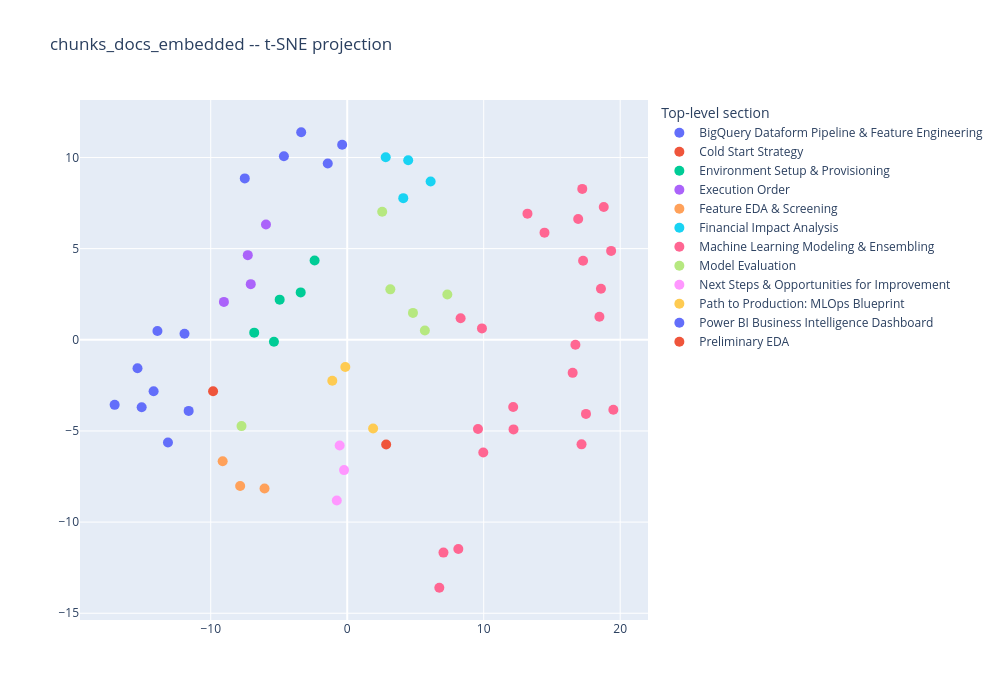

The cell this chart's notebook holds for it:
### Markdown cell above
## Plot — color by top-level section, hover for details

Coloring by the top-level heading (the first segment of the breadcrumb) is
the actual sanity check: if retrieval quality is good, chunks under the same
top-level section should visually cluster together rather than scatter
randomly.

### Code cell
import plotly.express as px

top_level = [(
    r.section.split(" > ")[0] if r.section else "(none)"
) for r in rows]
snippets = [r.chunk_text[:150].replace("\n", " ") + "..." for r in rows]

fig = px.scatter(
    x=coords[:, 0], y=coords[:, 1],
    color=top_level,
    hover_name=[r.section for r in rows],
    hover_data={"snippet": snippets},
    title="chunks_docs_embedded -- t-SNE projection",
    labels={"x": "", "y": "", "color": "Top-level section"},
    width=1000, height=700,
)
fig.update_traces(marker=dict(size=10))
fig.show()

### Figure 1 — Plotly figure (JSON) as saved in the notebook; plotly's stock layout.template omitted (floating-point values rounded to 4 significant figures)
{"data": [{"customdata": [["[BigQuery Dataform Pipeline & Feature Engineering > 1. Pipeline Architecture & Transformation Strategy] 1. Pipeline Architecture & Transformation Stra..."], ["[BigQuery Dataform Pipeline & Feature Engineering > 1. Pipeline Architecture & Transformation Strategy > 1.2 Candidate Skeleton & Anchor Order Strateg..."], ["[BigQuery Dataform Pipeline & Feature Engineering > 2. Data Quality Assertions & Validation] 2. Data Quality Assertions & Validation  Dataform asserti..."], ["[BigQuery Dataform Pipeline & Feature Engineering > 3. Pipeline Output Dictionary] user_product_cart_position_last_order INT64 User-Product Recency Ca..."], ["[BigQuery Dataform Pipeline & Feature Engineering > 3. Pipeline Output Dictionary] Feature Name Data Type Category / Grain Description user_id INT64 I..."], ["[BigQuery Dataform Pipeline & Feature Engineering > 3. Pipeline Output Dictionary] user_avg_days_between_orders FLOAT64 User Pacing Average days betwe..."], ["[BigQuery Dataform Pipeline & Feature Engineering > 3. Pipeline Output Dictionary] Module  Feature EDA & Screening  Before proceeding to machine learn..."], ["[BigQuery Dataform Pipeline & Feature Engineering > 3. Pipeline Output Dictionary] user_product_time_of_day_affinity FLOAT64 Temporal Alignment Propor..."]], "hovertemplate": "<b>%{hovertext}</b><br><br>Top-level section=BigQuery Dataform Pipeline & Feature Engineering<br>=%{y}<br>snippet=%{customdata[0]}<extra></extra>", "hovertext": ["BigQuery Dataform Pipeline & Feature Engineering > 1. Pipeline Architecture & Transformation Strategy", "BigQuery Dataform Pipeline & Feature Engineering > 1. Pipeline Architecture & Transformation Strategy > 1.2 Candidate Skeleton & Anchor Order Strategy", "BigQuery Dataform Pipeline & Feature Engineering > 2. Data Quality Assertions & Validation", "BigQuery Dataform Pipeline & Feature Engineering > 3. Pipeline Output Dictionary", "BigQuery Dataform Pipeline & Feature Engineering > 3. Pipeline Output Dictionary", "BigQuery Dataform Pipeline & Feature Engineering > 3. Pipeline Output Dictionary", "BigQuery Dataform Pipeline & Feature Engineering > 3. Pipeline Output Dictionary", "BigQuery Dataform Pipeline & Feature Engineering > 3. Pipeline Output Dictionary"], "legendgroup": "BigQuery Dataform Pipeline & Feature Engineering", "marker": {"color": "#636efa", "size": 10, "symbol": "circle"}, "mode": "markers", "name": "BigQuery Dataform Pipeline & Feature Engineering", "orientation": "v", "showlegend": true, "type": "scatter", "x": [-11.92, -13.91, -13.13, -15.06, -15.37, -14.18, -11.62, -17.04], "xaxis": "x", "y": [0.335, 0.4782, -5.631, -3.701, -1.557, -2.819, -3.9, -3.569], "yaxis": "y"}, {"customdata": [["[Cold Start Strategy > Dynamic Widget Fallback Logic] Dynamic Widget Fallback Logic  Scenario 1: True Cold Start (Zero Prior Orders)  If a user is pla..."]], "hovertemplate": "<b>%{hovertext}</b><br><br>Top-level section=Cold Start Strategy<br>=%{y}<br>snippet=%{customdata[0]}<extra></extra>", "hovertext": ["Cold Start Strategy > Dynamic Widget Fallback Logic"], "legendgroup": "Cold Start Strategy", "marker": {"color": "#EF553B", "size": 10, "symbol": "circle"}, "mode": "markers", "name": "Cold Start Strategy", "orientation": "v", "showlegend": true, "type": "scatter", "x": [2.852], "xaxis": "x", "y": [-5.741], "yaxis": "y"}, {"customdata": [["[Environment Setup & Provisioning] Environment Setup & Provisioning  This project is designed to run on the Google Cloud Platform (GCP), leveraging Go..."], ["[Environment Setup & Provisioning > 2. IAM Security & Permissions Configuration] 2. IAM Security & Permissions Configuration  To execute native BigQue..."], ["[Environment Setup & Provisioning > 3. Data Ingestion: Kaggle to BigQuery Pipeline > Step 3.2: Download and Unpack Public Dataset] Step 3.2: Download ..."], ["[Environment Setup & Provisioning > 4. Compute Provisioning: Agent Platform Workbench VM > Multi-Region Fallback Launcher (deploy_workbench.sh)] Multi..."], ["[Environment Setup & Provisioning > 5. Environment Dependency Installation > Step 5.1: Verify Environment Stack] Step 5.1: Verify Environment Stack  R..."]], "hovertemplate": "<b>%{hovertext}</b><br><br>Top-level section=Environment Setup & Provisioning<br>=%{y}<br>snippet=%{customdata[0]}<extra></extra>", "hovertext": ["Environment Setup & Provisioning", "Environment Setup & Provisioning > 2. IAM Security & Permissions Configuration", "Environment Setup & Provisioning > 3. Data Ingestion: Kaggle to BigQuery Pipeline > Step 3.2: Download and Unpack Public Dataset", "Environment Setup & Provisioning > 4. Compute Provisioning: Agent Platform Workbench VM > Multi-Region Fallback Launcher (deploy_workbench.sh)", "Environment Setup & Provisioning > 5. Environment Dependency Installation > Step 5.1: Verify Environment Stack"], "legendgroup": "Environment Setup & Provisioning", "marker": {"color": "#00cc96", "size": 10, "symbol": "circle"}, "mode": "markers", "name": "Environment Setup & Provisioning", "orientation": "v", "showlegend": true, "type": "scatter", "x": [-4.949, -5.368, -6.814, -3.409, -2.391], "xaxis": "x", "y": [2.202, -0.1102, 0.3918, 2.6, 4.352], "yaxis": "y"}, {"customdata": [["[Execution Order] Execution Order  To deploy and execute this pipeline end-to-end, run the scripts and workflows in the following order:  ⚙️ Environme..."], ["[Execution Order] Upload all .sqlx transformation models into the definitions/ directory, maintaining the medallion subfolder hierarchy:  definitions/..."], ["[Execution Order] scripts/run_training_pipeline.sh triggers src/ensemble/ensemble.py. This module applies Rank Reciprocal Fusion (RRF) to normalize ra..."], ["[Execution Order] Module  Data Sources  The source data for this project is the Kaggle Instacart Market Basket Analysis dataset. This dataset is anony..."]], "hovertemplate": "<b>%{hovertext}</b><br><br>Top-level section=Execution Order<br>=%{y}<br>snippet=%{customdata[0]}<extra></extra>", "hovertext": ["Execution Order", "Execution Order", "Execution Order", "Execution Order"], "legendgroup": "Execution Order", "marker": {"color": "#ab63fa", "size": 10, "symbol": "circle"}, "mode": "markers", "name": "Execution Order", "orientation": "v", "showlegend": true, "type": "scatter", "x": [-7.067, -7.285, -5.953, -9.035], "xaxis": "x", "y": [3.053, 4.644, 6.324, 2.078], "yaxis": "y"}, {"customdata": [["[Feature EDA & Screening > 3. Feature-Target Relationships (Bivariate EDA)] 3. Feature-Target Relationships (Bivariate EDA)  To validate the predictiv..."], ["[Feature EDA & Screening > 4. Correlation Analysis] 4. Correlation Analysis  A correlation heatmap was created to evaluate multicollinearity. While Gr..."], ["[Feature EDA & Screening > 5. Cumulative Gain & Feature Screening > 5.1 Final Pruned Feature List (Top 15)] 5.1 Final Pruned Feature List (Top 15)  us..."]], "hovertemplate": "<b>%{hovertext}</b><br><br>Top-level section=Feature EDA & Screening<br>=%{y}<br>snippet=%{customdata[0]}<extra></extra>", "hovertext": ["Feature EDA & Screening > 3. Feature-Target Relationships (Bivariate EDA)", "Feature EDA & Screening > 4. Correlation Analysis", "Feature EDA & Screening > 5. Cumulative Gain & Feature Screening > 5.1 Final Pruned Feature List (Top 15)"], "legendgroup": "Feature EDA & Screening", "marker": {"color": "#FFA15A", "size": 10, "symbol": "circle"}, "mode": "markers", "name": "Feature EDA & Screening", "orientation": "v", "showlegend": true, "type": "scatter", "x": [-9.126, -7.844, -6.059], "xaxis": "x", "y": [-6.659, -8.018, -8.158], "yaxis": "y"}, {"customdata": [["[Financial Impact Analysis] 🛠️ Strategy (Test Data for Financial Projections): The financial evaluation is based exclusively on the test split (unseen..."], ["[Financial Impact Analysis > 1. Key Assumptions] Variable Assumed Value Source / Methodology Annual Orders 338,800,000 Instacart publicly reported 202..."], ["[Financial Impact Analysis > 2. Profit Lift Calculations & Formulas] Total Profit Lift Total Profit Lift = Total AOV Profit Lift + Conversion Profit L..."], ["[Financial Impact Analysis > 2. Profit Lift Calculations & Formulas] 2. Profit Lift Calculations & Formulas  To translate the Recall@5 metric into pro..."]], "hovertemplate": "<b>%{hovertext}</b><br><br>Top-level section=Financial Impact Analysis<br>=%{y}<br>snippet=%{customdata[0]}<extra></extra>", "hovertext": ["Financial Impact Analysis", "Financial Impact Analysis > 1. Key Assumptions", "Financial Impact Analysis > 2. Profit Lift Calculations & Formulas", "Financial Impact Analysis > 2. Profit Lift Calculations & Formulas"], "legendgroup": "Financial Impact Analysis", "marker": {"color": "#19d3f3", "size": 10, "symbol": "circle"}, "mode": "markers", "name": "Financial Impact Analysis", "orientation": "v", "showlegend": true, "type": "scatter", "x": [4.107, 6.111, 2.821, 4.467], "xaxis": "x", "y": [7.771, 8.685, 10.01, 9.846], "yaxis": "y"}, {"customdata": [["[Machine Learning Modeling & Ensembling > 1. Dataset Splits & Cross Validation Strategy] 1. Dataset Splits & Cross Validation Strategy  Predicting reo..."], ["[Machine Learning Modeling & Ensembling > 1. Dataset Splits & Cross Validation Strategy > 1.1 Dataset Splits] def split_data(df):\r     \"\"\"\r     Split ..."], ["[Machine Learning Modeling & Ensembling > 1. Dataset Splits & Cross Validation Strategy > 1.2 Leakage Prevention via Stratified Group K-Fold] 1.2 Leak..."], ["[Machine Learning Modeling & Ensembling > 2. Evaluation Metrics] 2. Evaluation Metrics  To align technical optimization with business value, the model..."], ["[Machine Learning Modeling & Ensembling > 2. Evaluation Metrics] Shared-Window Recall Optimization: Because both metrics evaluate the exact same windo..."], ["[Machine Learning Modeling & Ensembling > 3. Base Model Architectures & Bayesian Hyperparameter Optimization] 3. Base Model Architectures & Bayesian H..."], ["[Machine Learning Modeling & Ensembling > 3. Base Model Architectures & Bayesian Hyperparameter Optimization > 3.1 Hyperparameter Tuning Strategy] 3.1..."], ["[Machine Learning Modeling & Ensembling > 3. Base Model Architectures & Bayesian Hyperparameter Optimization > 3.1 Hyperparameter Tuning Strategy] L2 ..."], ["[Machine Learning Modeling & Ensembling > 3. Base Model Architectures & Bayesian Hyperparameter Optimization > 3.2 Optimal Base Model Parameters] Base..."], ["[Machine Learning Modeling & Ensembling > 4. Ensembling & Rank Reciprocal Fusion (RRF)] 4. Ensembling & Rank Reciprocal Fusion (RRF)  4.1 Mathematical..."], ["[Machine Learning Modeling & Ensembling > 4. Ensembling & Rank Reciprocal Fusion (RRF) > 4.1 Mathematical Objective Alignment & LambdaMART Overview] I..."], ["[Machine Learning Modeling & Ensembling > 4. Ensembling & Rank Reciprocal Fusion (RRF) > 4.2 Score Standardization via Reciprocal Rank Fusion (RRF)] 4..."], ["[Machine Learning Modeling & Ensembling > 4. Ensembling & Rank Reciprocal Fusion (RRF) > 4.3 Optuna Ensemble Weight Optimization] 4.3 Optuna Ensemble ..."], ["[Machine Learning Modeling & Ensembling > 4. Ensembling & Rank Reciprocal Fusion (RRF) > 4.3 Optuna Ensemble Weight Optimization] def obj_ens5(trial):..."], ["[Machine Learning Modeling & Ensembling > 4. Ensembling & Rank Reciprocal Fusion (RRF) > 4.4 Optimal Blending Weights Summary] Ensemble Optuna Study B..."], ["[Machine Learning Modeling & Ensembling > 5. MLOps Experimentation Infrastructure & MLflow Logging] 5. MLOps Experimentation Infrastructure & MLflow L..."], ["[Machine Learning Modeling & Ensembling > 5. MLOps Experimentation Infrastructure & MLflow Logging > 5.1 Base Model Experiment Tracking Snippet] 5.1 B..."], ["[Machine Learning Modeling & Ensembling > 5. MLOps Experimentation Infrastructure & MLflow Logging > 5.1 Base Model Experiment Tracking Snippet] .best..."], ["[Machine Learning Modeling & Ensembling > 5. MLOps Experimentation Infrastructure & MLflow Logging > 5.1 Base Model Experiment Tracking Snippet] mlflo..."], ["[Machine Learning Modeling & Ensembling > 5. MLOps Experimentation Infrastructure & MLflow Logging > 5.2 Ensemble Weight Search Tracking Snippet] 5.2 ..."], ["[Machine Learning Modeling & Ensembling > 5. MLOps Experimentation Infrastructure & MLflow Logging > 5.2 Ensemble Weight Search Tracking Snippet] _ndc..."], ["[Machine Learning Modeling & Ensembling > 5. MLOps Experimentation Infrastructure & MLflow Logging > 5.2 Ensemble Weight Search Tracking Snippet] mlfl..."], ["[Machine Learning Modeling & Ensembling > 5. MLOps Experimentation Infrastructure & MLflow Logging > 5.3 MLflow User Interface & Tracking Dashboard] 5..."]], "hovertemplate": "<b>%{hovertext}</b><br><br>Top-level section=Machine Learning Modeling & Ensembling<br>=%{y}<br>snippet=%{customdata[0]}<extra></extra>", "hovertext": ["Machine Learning Modeling & Ensembling > 1. Dataset Splits & Cross Validation Strategy", "Machine Learning Modeling & Ensembling > 1. Dataset Splits & Cross Validation Strategy > 1.1 Dataset Splits", "Machine Learning Modeling & Ensembling > 1. Dataset Splits & Cross Validation Strategy > 1.2 Leakage Prevention via Stratified Group K-Fold", "Machine Learning Modeling & Ensembling > 2. Evaluation Metrics", "Machine Learning Modeling & Ensembling > 2. Evaluation Metrics", "Machine Learning Modeling & Ensembling > 3. Base Model Architectures & Bayesian Hyperparameter Optimization", "Machine Learning Modeling & Ensembling > 3. Base Model Architectures & Bayesian Hyperparameter Optimization > 3.1 Hyperparameter Tuning Strategy", "Machine Learning Modeling & Ensembling > 3. Base Model Architectures & Bayesian Hyperparameter Optimization > 3.1 Hyperparameter Tuning Strategy", "Machine Learning Modeling & Ensembling > 3. Base Model Architectures & Bayesian Hyperparameter Optimization > 3.2 Optimal Base Model Parameters", "Machine Learning Modeling & Ensembling > 4. Ensembling & Rank Reciprocal Fusion (RRF)", "Machine Learning Modeling & Ensembling > 4. Ensembling & Rank Reciprocal Fusion (RRF) > 4.1 Mathematical Objective Alignment & LambdaMART Overview", "Machine Learning Modeling & Ensembling > 4. Ensembling & Rank Reciprocal Fusion (RRF) > 4.2 Score Standardization via Reciprocal Rank Fusion (RRF)", "Machine Learning Modeling & Ensembling > 4. Ensembling & Rank Reciprocal Fusion (RRF) > 4.3 Optuna Ensemble Weight Optimization", "Machine Learning Modeling & Ensembling > 4. Ensembling & Rank Reciprocal Fusion (RRF) > 4.3 Optuna Ensemble Weight Optimization", "Machine Learning Modeling & Ensembling > 4. Ensembling & Rank Reciprocal Fusion (RRF) > 4.4 Optimal Blending Weights Summary", "Machine Learning Modeling & Ensembling > 5. MLOps Experimentation Infrastructure & MLflow Logging", "Machine Learning Modeling & Ensembling > 5. MLOps Experimentation Infrastructure & MLflow Logging > 5.1 Base Model Experiment Tracking Snippet", "Machine Learning Modeling & Ensembling > 5. MLOps Experimentation Infrastructure & MLflow Logging > 5.1 Base Model Experiment Tracking Snippet", "Machine Learning Modeling & Ensembling > 5. MLOps Experimentation Infrastructure & MLflow Logging > 5.1 Base Model Experiment Tracking Snippet", "Machine Learning Modeling & Ensembling > 5. MLOps Experimentation Infrastructure & MLflow Logging > 5.2 Ensemble Weight Search Tracking Snippet", "Machine Learning Modeling & Ensembling > 5. MLOps Experimentation Infrastructure & MLflow Logging > 5.2 Ensemble Weight Search Tracking Snippet", "Machine Learning Modeling & Ensembling > 5. MLOps Experimentation Infrastructure & MLflow Logging > 5.2 Ensemble Weight Search Tracking Snippet", "Machine Learning Modeling & Ensembling > 5. MLOps Experimentation Infrastructure & MLflow Logging > 5.3 MLflow User Interface & Tracking Dashboard"], "legendgroup": "Machine Learning Modeling & Ensembling", "marker": {"color": "#FF6692", "size": 10, "symbol": "circle"}, "mode": "markers", "name": "Machine Learning Modeling & Ensembling", "orientation": "v", "showlegend": true, "type": "scatter", "x": [7.051, 6.748, 8.141, 9.872, 8.307, 12.18, 9.968, 9.58, 12.16, 17.49, 17.17, 19.5, 16.72, 18.48, 16.52, 14.45, 17.22, 18.8, 16.92, 17.28, 19.33, 18.59, 13.21], "xaxis": "x", "y": [-11.67, -13.6, -11.48, 0.6245, 1.179, -4.915, -6.181, -4.892, -3.685, -4.064, -5.735, -3.833, -0.2745, 1.261, -1.814, 5.878, 8.277, 7.283, 6.629, 4.334, 4.876, 2.8, 6.92], "yaxis": "y"}, {"customdata": [["[Model Evaluation] Model Evaluation  To measure how well the models predict grocery cart reorders, performance was assessed using four metrics evaluat..."], ["[Model Evaluation > 2. Model Performance & Champion Selection] Test Champion: The Full Ensemble (All Base Models) also won the test split (Recall@5: 0..."], ["[Model Evaluation > 2. Model Performance & Champion Selection] 2. Model Performance & Champion Selection  Model Selection: The champion model selectio..."], ["[Model Evaluation > 2. Model Performance & Champion Selection > 2.2 Test Split Results] 2.2 Test Split Results  Test Split Results Chart  Figure 8: Mo..."], ["[Model Evaluation > 3. Feature Importance (SHAP) > Features Driving Predictions:] ⚙️ Strategy (SHAP Computation & Storage): Generating SHAP values for..."], ["[Model Evaluation > 3. Feature Importance (SHAP) > Features Driving Predictions:] Features Driving Predictions:  Model performance is largely driven b..."]], "hovertemplate": "<b>%{hovertext}</b><br><br>Top-level section=Model Evaluation<br>=%{y}<br>snippet=%{customdata[0]}<extra></extra>", "hovertext": ["Model Evaluation", "Model Evaluation > 2. Model Performance & Champion Selection", "Model Evaluation > 2. Model Performance & Champion Selection", "Model Evaluation > 2. Model Performance & Champion Selection > 2.2 Test Split Results", "Model Evaluation > 3. Feature Importance (SHAP) > Features Driving Predictions:", "Model Evaluation > 3. Feature Importance (SHAP) > Features Driving Predictions:"], "legendgroup": "Model Evaluation", "marker": {"color": "#B6E880", "size": 10, "symbol": "circle"}, "mode": "markers", "name": "Model Evaluation", "orientation": "v", "showlegend": true, "type": "scatter", "x": [7.335, 4.817, 5.689, 3.159, 2.564, -7.745], "xaxis": "x", "y": [2.483, 1.476, 0.513, 2.767, 7.027, -4.734], "yaxis": "y"}, {"customdata": [["[Next Steps & Opportunities for Improvement > 1. Next Steps to Production] 1. Next Steps to Production  Before a full production rollout, several crit..."], ["[Next Steps & Opportunities for Improvement > 1. Next Steps to Production] Latency & Load Testing: Assess the model's real-time inference latency. The..."], ["[Next Steps & Opportunities for Improvement > 2. Opportunities for Improvement] Timestamps & Global Features: The current model is limited by the lack..."]], "hovertemplate": "<b>%{hovertext}</b><br><br>Top-level section=Next Steps & Opportunities for Improvement<br>=%{y}<br>snippet=%{customdata[0]}<extra></extra>", "hovertext": ["Next Steps & Opportunities for Improvement > 1. Next Steps to Production", "Next Steps & Opportunities for Improvement > 1. Next Steps to Production", "Next Steps & Opportunities for Improvement > 2. Opportunities for Improvement"], "legendgroup": "Next Steps & Opportunities for Improvement", "marker": {"color": "#FF97FF", "size": 10, "symbol": "circle"}, "mode": "markers", "name": "Next Steps & Opportunities for Improvement", "orientation": "v", "showlegend": true, "type": "scatter", "x": [-0.5541, -0.2304, -0.7636], "xaxis": "x", "y": [-5.795, -7.148, -8.811], "yaxis": "y"}, {"customdata": [["[Path to Production: MLOps Blueprint > Current Implementation vs. Target Production Architecture] MLOps Pillar Current Implementation Target Productio..."], ["[Path to Production: MLOps Blueprint > Current Implementation vs. Target Production Architecture] Module  Cold Start Strategy  While the machine learn..."], ["[Path to Production: MLOps Blueprint > Current Implementation vs. Target Production Architecture] Data Quality & Monitoring Dataform SQL quality asser..."]], "hovertemplate": "<b>%{hovertext}</b><br><br>Top-level section=Path to Production: MLOps Blueprint<br>=%{y}<br>snippet=%{customdata[0]}<extra></extra>", "hovertext": ["Path to Production: MLOps Blueprint > Current Implementation vs. Target Production Architecture", "Path to Production: MLOps Blueprint > Current Implementation vs. Target Production Architecture", "Path to Production: MLOps Blueprint > Current Implementation vs. Target Production Architecture"], "legendgroup": "Path to Production: MLOps Blueprint", "marker": {"color": "#FECB52", "size": 10, "symbol": "circle"}, "mode": "markers", "name": "Path to Production: MLOps Blueprint", "orientation": "v", "showlegend": true, "type": "scatter", "x": [-1.093, 1.897, -0.1408], "xaxis": "x", "y": [-2.243, -4.866, -1.494], "yaxis": "y"}, {"customdata": [["[Power BI Business Intelligence Dashboard] Power BI Business Intelligence Dashboard  The culmination of this machine learning pipeline is an interacti..."], ["[Power BI Business Intelligence Dashboard > 1. Data Preparation Strategy (Agent Platform to BigQuery)] 1. Data Preparation Strategy (Agent Platform to..."], ["[Power BI Business Intelligence Dashboard > 2. Machine Learning Model Evaluation Page] 2. Machine Learning Model Evaluation Page  This page allows use..."], ["[Power BI Business Intelligence Dashboard > 3. Financial Impact Evaluation Page] 3. Financial Impact Evaluation Page  This page bridges the gap betwee..."], ["[Power BI Business Intelligence Dashboard > 4. Semantic Data Model] 4. Semantic Data Model  The semantic model leverages a star schema. It contains ce..."]], "hovertemplate": "<b>%{hovertext}</b><br><br>Top-level section=Power BI Business Intelligence Dashboard<br>=%{y}<br>snippet=%{customdata[0]}<extra></extra>", "hovertext": ["Power BI Business Intelligence Dashboard", "Power BI Business Intelligence Dashboard > 1. Data Preparation Strategy (Agent Platform to BigQuery)", "Power BI Business Intelligence Dashboard > 2. Machine Learning Model Evaluation Page", "Power BI Business Intelligence Dashboard > 3. Financial Impact Evaluation Page", "Power BI Business Intelligence Dashboard > 4. Semantic Data Model"], "legendgroup": "Power BI Business Intelligence Dashboard", "marker": {"color": "#636efa", "size": 10, "symbol": "circle"}, "mode": "markers", "name": "Power BI Business Intelligence Dashboard", "orientation": "v", "showlegend": true, "type": "scatter", "x": [-3.372, -7.505, -1.426, -0.3711, -4.638], "xaxis": "x", "y": [11.38, 8.852, 9.672, 10.7, 10.06], "yaxis": "y"}, {"customdata": [["[Preliminary EDA > Cyclical Order Patterns] Cyclical Order Patterns  Order density shows clear cyclical patterns by time of day and day of week, peaki..."]], "hovertemplate": "<b>%{hovertext}</b><br><br>Top-level section=Preliminary EDA<br>=%{y}<br>snippet=%{customdata[0]}<extra></extra>", "hovertext": ["Preliminary EDA > Cyclical Order Patterns"], "legendgroup": "Preliminary EDA", "marker": {"color": "#EF553B", "size": 10, "symbol": "circle"}, "mode": "markers", "name": "Preliminary EDA", "orientation": "v", "showlegend": true, "type": "scatter", "x": [-9.828], "xaxis": "x", "y": [-2.818], "yaxis": "y"}], "layout": {"height": 700, "legend": {"title": {"text": "Top-level section"}, "tracegroupgap": 0}, "title": {"text": "chunks_docs_embedded -- t-SNE projection"}, "width": 1000, "xaxis": {"anchor": "y", "domain": [0, 1], "title": {"text": ""}}, "yaxis": {"anchor": "x", "domain": [0, 1], "title": {"text": ""}}}}
